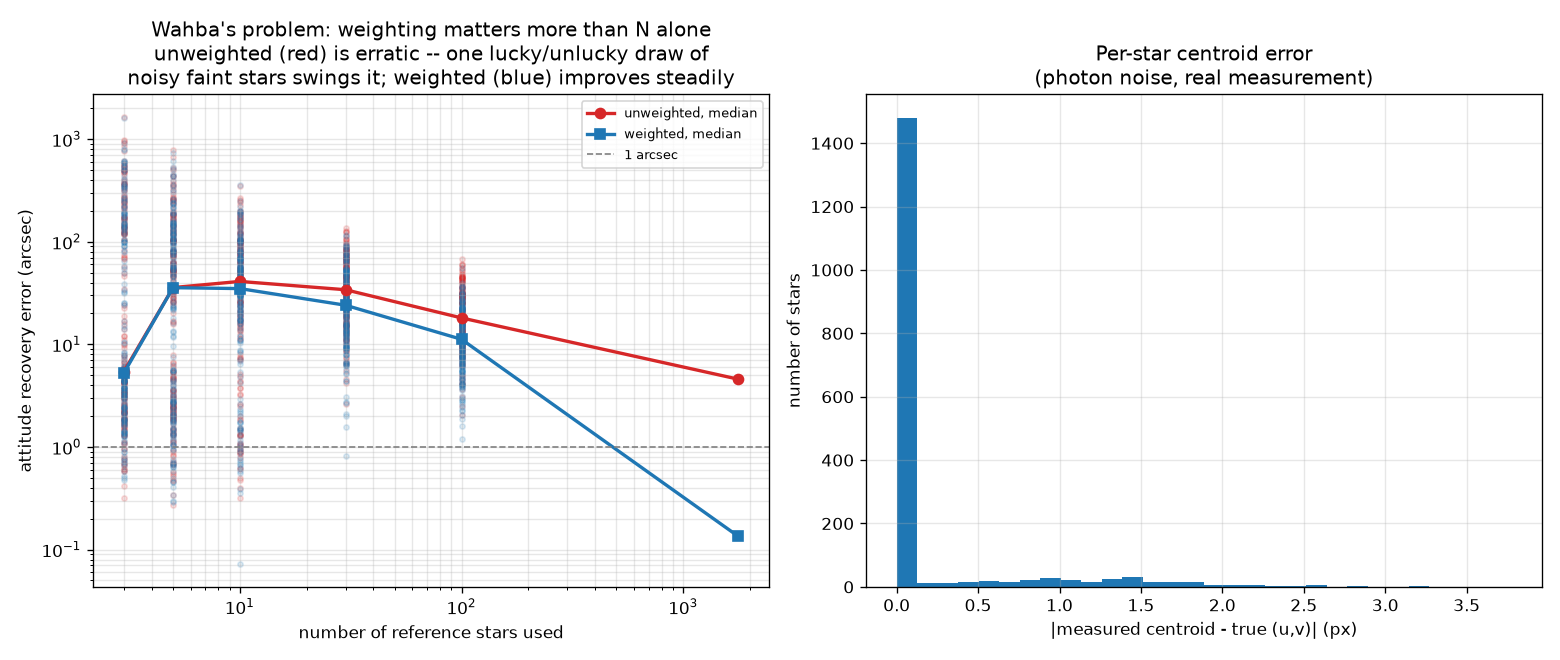

Reproduce this figure in Python.
"""module-9 -- recover_attitude.py  (Section 39: Then Reverse It)

Take Config B's synthetic image (synthetic_celestial_camera.py). Assume star
identities are known -- so for every rendered star we already know both:

    s_L,i   the TRUE local-frame (ENU) direction, from its catalog (RA, Dec)
            run through the SAME validated frame chain used to render the
            image (frames.py)
    s_B,i   its MEASURED camera-frame direction, recovered from a pixel
            centroid measured in the actual noisy rendered image via
            K^-1 [u_i, v_i, 1]^T, normalized

and solve for the rotation R_BL that best explains  s_B,i ~= R_BL s_L,i
for every star at once -- Wahba's problem. Module 7's camera_orientation.py
did the skeleton of this with synthetic, arbitrary test vectors; here the
reference vectors are real celestial directions from an astronomical
coordinate model, and the "measurements" come from an actually-noisy
rendered image, not perfect numbers.

Solved via the Kabsch/SVD method: build
    B = sum_i w_i  s_B,i  s_L,i^T
    U, _, Vt = svd(B)
    R_est = U @ diag(1, 1, det(U Vt)) @ Vt
(the det-fix keeps R_est a proper rotation, never a reflection.)
"""

import numpy as np
import matplotlib.pyplot as plt

from synthetic_celestial_camera import main as run_pipeline
from frames import R_BL


def measure_centroid(image, u0, v0, half_window=3):
    """Intensity-weighted centroid in a small window around the KNOWN
    approximate position (identity assumed known -- we still measure from
    the actual noisy pixel data, not from the ground truth)."""
    Ny, Nx = image.shape
    x0, x1 = max(int(round(u0)) - half_window, 0), min(int(round(u0)) + half_window + 1, Nx)
    y0, y1 = max(int(round(v0)) - half_window, 0), min(int(round(v0)) + half_window + 1, Ny)
    stamp = image[y0:y1, x0:x1].astype(float)
    total = stamp.sum()
    if total <= 0:
        return u0, v0                       # nothing detected here; fall back
    xs = np.arange(x0, x1)
    ys = np.arange(y0, y1)
    u_est = np.sum(stamp.sum(axis=0) * xs) / total
    v_est = np.sum(stamp.sum(axis=1) * ys) / total
    return u_est, v_est


def camera_ray(u, v, K):
    """Back-project a measured pixel through K^-1; return a UNIT vector."""
    Kinv = np.linalg.inv(K)
    p = Kinv @ np.array([u, v, 1.0])
    return p / np.linalg.norm(p)


def solve_wahba(s_B, s_L, weights=None):
    """Best-fit rotation with  s_B,i ~= R @ s_L,i  for every i (Kabsch/SVD)."""
    if weights is None:
        weights = np.ones(len(s_B))
    Bmat = (weights[:, None, None] * s_B[:, :, None] * s_L[:, None, :]).sum(axis=0)
    U, _, Vt = np.linalg.svd(Bmat)
    d = np.sign(np.linalg.det(U @ Vt))
    R_est = U @ np.diag([1.0, 1.0, d]) @ Vt
    return R_est


def rotation_angle_deg(R1, R2):
    """Angle (deg) of the rotation that separates two rotation matrices."""
    Rrel = R1 @ R2.T
    c = np.clip((np.trace(Rrel) - 1.0) / 2.0, -1.0, 1.0)
    return np.degrees(np.arccos(c))


def main():
    print("=" * 90)
    print("THEN REVERSE IT: recover camera attitude from the synthetic image")
    print("=" * 90)
    print("(re-running synthetic_celestial_camera.py to get a fresh image + "
          "ground truth)\n")
    resA, resB = run_pipeline()
    cam, K = resB["cam"], resB["cam"].K
    R_true = R_BL(resB["point_alt"], resB["point_az"])

    n = len(resB["u"])
    print(f"\n{n} stars rendered in Config B's field; measuring each one's "
          f"centroid from the actual noisy image\n(not from ground truth), "
          f"then solving Wahba's problem for the best-fit R_BL.\n")

    u_meas = np.empty(n)
    v_meas = np.empty(n)
    for i in range(n):
        u_meas[i], v_meas[i] = measure_centroid(resB["realized"], resB["u"][i], resB["v"][i])

    centroid_err = np.hypot(u_meas - resB["u"], v_meas - resB["v"])
    print(f"centroid measurement error vs. true (u,v): median {np.median(centroid_err):.3f} px, "
          f"90th pct {np.percentile(centroid_err, 90):.3f} px")

    s_B = np.array([camera_ray(u, v, K) for u, v in zip(u_meas, v_meas)])
    s_L = resB["s_l"]

    print()
    print("Attitude recovery accuracy vs. number of reference stars used,")
    print("UNWEIGHTED vs. weighted by photon count (inverse-variance weighting")
    print("-- the statistically optimal choice when star quality varies wildly,")
    print("which it does here: some centroids are good to 0.01 px, others to")
    print("~1 px). 200 random draws per N, medians shown:")
    print(f"{'N stars':>8} {'unweighted (arcsec)':>20} {'weighted (arcsec)':>20}")
    rng = np.random.default_rng(0)
    n_list = [3, 5, 10, 30, 100, n]
    n_trials = 200
    err_uw_trials, err_w_trials = [], []
    for k in n_list:
        k = min(k, n)
        t_uw, t_w = [], []
        for _ in range(n_trials if k < n else 1):
            idx = rng.choice(n, size=k, replace=False)
            t_uw.append(rotation_angle_deg(solve_wahba(s_B[idx], s_L[idx]), R_true) * 3600)
            t_w.append(rotation_angle_deg(
                solve_wahba(s_B[idx], s_L[idx], weights=resB["n_photons"][idx]),
                R_true) * 3600)
        t_uw, t_w = np.array(t_uw), np.array(t_w)
        err_uw_trials.append(t_uw)
        err_w_trials.append(t_w)
        print(f"{k:>8} {np.median(t_uw):>20.4f} {np.median(t_w):>20.4f}")

    print()
    print("Unweighted is NOT monotonic in N: a small sample that happens to")
    print("include a couple of sharp, high-SNR stars can beat a bigger sample")
    print("swamped by equal-weighted faint, noisy ones -- more data does not")
    print("automatically mean a better fit if you average good and bad")
    print("measurements as if they were equally trustworthy. Weighted improves")
    print("steadily from N=5 upward, because it is using each star's actual")
    print("information content rather than just its vote -- N=3 is a genuine")
    print("small-sample exception either way: with only 3 points, occasionally")
    print("grabbing 2-3 unusually bright, unusually well-measured stars by pure")
    print("chance can outperform slightly larger samples that dilute them with")
    print("a few more ordinary ones, before there are enough stars for the")
    print("weighting to pay off systematically.")

    print()
    print(f"Final answer, all {n} rendered stars, weighted by photon count:")
    R_est_w = solve_wahba(s_B, s_L, weights=resB["n_photons"])
    err_w = rotation_angle_deg(R_est_w, R_true)
    print(f"   R_true =\n{np.round(R_true, 5)}")
    print(f"   R_est  =\n{np.round(R_est_w, 5)}")
    print(f"   |R_est R_true^T - I| = {np.abs(R_est_w @ R_true.T - np.eye(3)).max():.2e}")
    print(f"   recovered attitude error = {err_w*3600:.4f} arcsec")
    print()
    print("This is the whole point of the reversal: the reference vectors are")
    print("not arbitrary synthetic test directions (Module 7's skeleton version)")
    print("-- they are real celestial directions, generated from an actual")
    print("astronomical coordinate model (RA/Dec -> C -> E -> L), observed")
    print("through real (simulated) photon noise. Recovering R_BL to a fraction")
    print("of an arcsecond FROM THAT is a full closed loop: model -> render ->")
    print("measure -> re-solve -> match the model again.")
    print("=" * 90)

    _plot(n_list, err_uw_trials, err_w_trials, centroid_err, resB)


def _plot(n_list, err_uw_trials, err_w_trials, centroid_err, resB):
    fig, (ax1, ax2) = plt.subplots(1, 2, figsize=(13, 5.5))

    med_uw = [np.median(t) for t in err_uw_trials]
    med_w = [np.median(t) for t in err_w_trials]
    for k, trials in zip(n_list, err_uw_trials):
        ax1.scatter([k] * len(trials), trials, color="tab:red", s=10, alpha=0.15)
    for k, trials in zip(n_list, err_w_trials):
        ax1.scatter([k] * len(trials), trials, color="tab:blue", s=10, alpha=0.15)
    ax1.loglog(n_list, med_uw, "o-", color="tab:red", lw=2, label="unweighted, median")
    ax1.loglog(n_list, med_w, "s-", color="tab:blue", lw=2, label="weighted, median")
    ax1.axhline(1.0, color="grey", ls="--", lw=1, label="1 arcsec")
    ax1.set_xlabel("number of reference stars used")
    ax1.set_ylabel("attitude recovery error (arcsec)")
    ax1.set_title("Wahba's problem: weighting matters more than N alone\n"
                  "unweighted (red) is erratic -- one lucky/unlucky draw of\n"
                  "noisy faint stars swings it; weighted (blue) improves steadily")
    ax1.legend(fontsize=8); ax1.grid(True, which="both", alpha=0.3)

    ax2.hist(centroid_err, bins=30, color="tab:blue")
    ax2.set_xlabel("|measured centroid - true (u,v)| (px)")
    ax2.set_ylabel("number of stars")
    ax2.set_title("Per-star centroid error\n(photon noise, real measurement)")
    ax2.grid(True, alpha=0.3)

    fig.tight_layout()
    fig.savefig("recover_attitude.png", dpi=120)


if __name__ == "__main__":
    main()
    plt.show()
